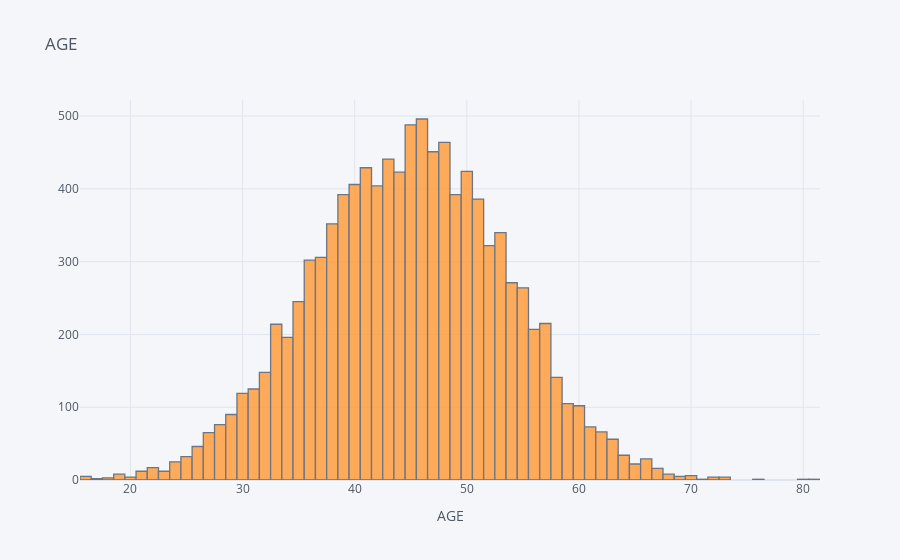
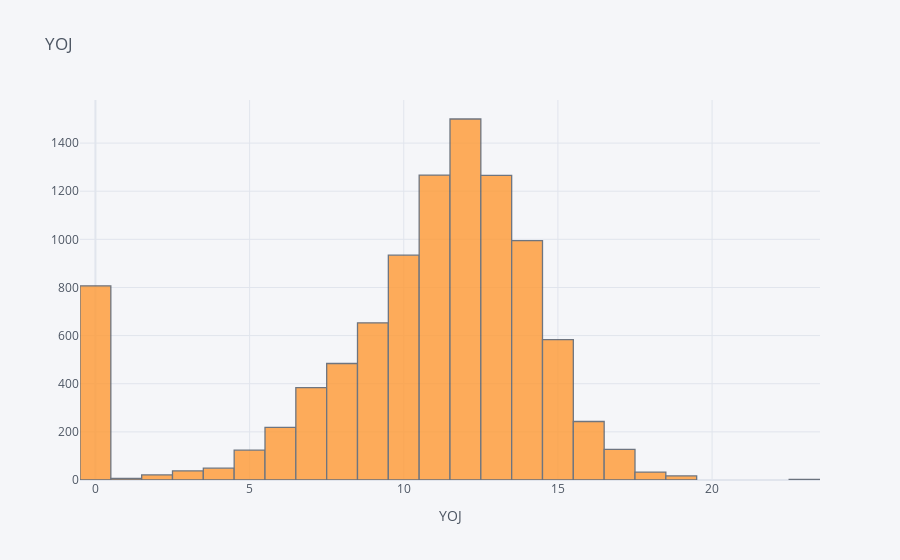
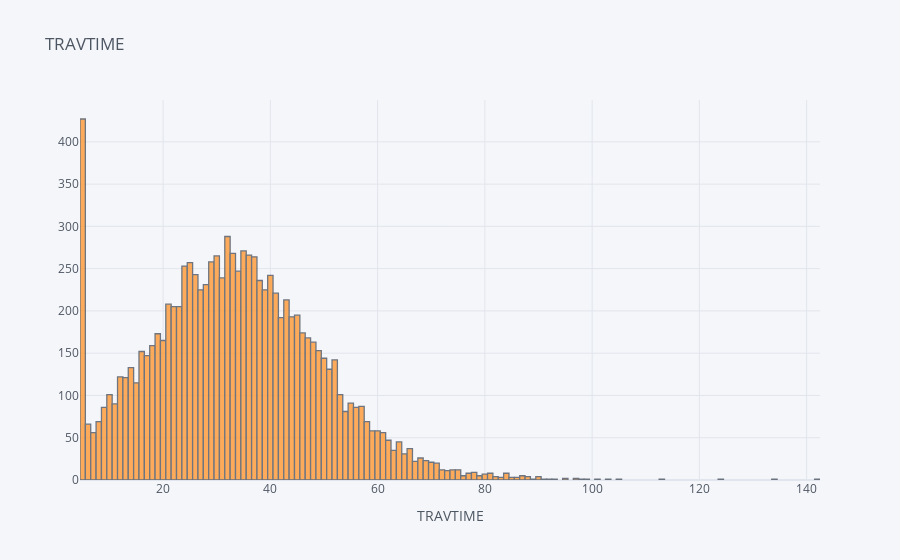
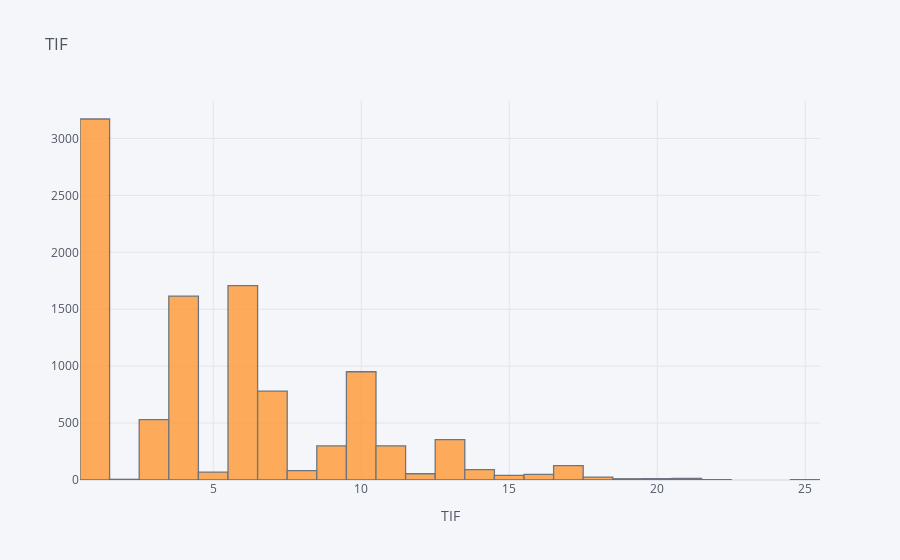

These figures' notebook cell, in order:
### Code cell
for c in numeric_columns:
    data[c].iplot(kind='hist',title=c,xTitle=c)
    plt.show()

### Figure 1 — Plotly figure (JSON) as saved in the notebook; plotly's stock layout.template omitted (floating-point values rounded to 4 significant figures; data arrays with more than 128 entries replaced by an {"elided": "..."} marker saying what was removed)
{"data": [{"histfunc": "count", "histnorm": "", "marker": {"color": "rgba(255, 153, 51, 1.0)", "line": {"color": "#4D5663", "width": 1.3}}, "name": "AGE", "opacity": 0.8, "orientation": "v", "type": "histogram", "x": {"elided": "10301 int values"}}], "layout": {"barmode": "overlay", "legend": {"bgcolor": "#F5F6F9", "font": {"color": "#4D5663"}}, "paper_bgcolor": "#F5F6F9", "plot_bgcolor": "#F5F6F9", "title": {"font": {"color": "#4D5663"}, "text": "AGE"}, "xaxis": {"gridcolor": "#E1E5ED", "showgrid": true, "tickfont": {"color": "#4D5663"}, "title": {"font": {"color": "#4D5663"}, "text": "AGE"}, "zerolinecolor": "#E1E5ED"}, "yaxis": {"gridcolor": "#E1E5ED", "showgrid": true, "tickfont": {"color": "#4D5663"}, "title": {"font": {"color": "#4D5663"}, "text": ""}, "zerolinecolor": "#E1E5ED"}}}

### Figure 2 — Plotly figure (JSON) as saved in the notebook; plotly's stock layout.template omitted (floating-point values rounded to 4 significant figures; data arrays with more than 128 entries replaced by an {"elided": "..."} marker saying what was removed)
{"data": [{"histfunc": "count", "histnorm": "", "marker": {"color": "rgba(255, 153, 51, 1.0)", "line": {"color": "#4D5663", "width": 1.3}}, "name": "YOJ", "opacity": 0.8, "orientation": "v", "type": "histogram", "x": {"elided": "10301 int values"}}], "layout": {"barmode": "overlay", "legend": {"bgcolor": "#F5F6F9", "font": {"color": "#4D5663"}}, "paper_bgcolor": "#F5F6F9", "plot_bgcolor": "#F5F6F9", "title": {"font": {"color": "#4D5663"}, "text": "YOJ"}, "xaxis": {"gridcolor": "#E1E5ED", "showgrid": true, "tickfont": {"color": "#4D5663"}, "title": {"font": {"color": "#4D5663"}, "text": "YOJ"}, "zerolinecolor": "#E1E5ED"}, "yaxis": {"gridcolor": "#E1E5ED", "showgrid": true, "tickfont": {"color": "#4D5663"}, "title": {"font": {"color": "#4D5663"}, "text": ""}, "zerolinecolor": "#E1E5ED"}}}

### Figure 3 — Plotly figure (JSON) as saved in the notebook; plotly's stock layout.template omitted (floating-point values rounded to 4 significant figures; data arrays with more than 128 entries replaced by an {"elided": "..."} marker saying what was removed)
{"data": [{"histfunc": "count", "histnorm": "", "marker": {"color": "rgba(255, 153, 51, 1.0)", "line": {"color": "#4D5663", "width": 1.3}}, "name": "TRAVTIME", "opacity": 0.8, "orientation": "v", "type": "histogram", "x": {"elided": "10301 int values"}}], "layout": {"barmode": "overlay", "legend": {"bgcolor": "#F5F6F9", "font": {"color": "#4D5663"}}, "paper_bgcolor": "#F5F6F9", "plot_bgcolor": "#F5F6F9", "title": {"font": {"color": "#4D5663"}, "text": "TRAVTIME"}, "xaxis": {"gridcolor": "#E1E5ED", "showgrid": true, "tickfont": {"color": "#4D5663"}, "title": {"font": {"color": "#4D5663"}, "text": "TRAVTIME"}, "zerolinecolor": "#E1E5ED"}, "yaxis": {"gridcolor": "#E1E5ED", "showgrid": true, "tickfont": {"color": "#4D5663"}, "title": {"font": {"color": "#4D5663"}, "text": ""}, "zerolinecolor": "#E1E5ED"}}}

### Figure 4 — Plotly figure (JSON) as saved in the notebook; plotly's stock layout.template omitted (floating-point values rounded to 4 significant figures; data arrays with more than 128 entries replaced by an {"elided": "..."} marker saying what was removed)
{"data": [{"histfunc": "count", "histnorm": "", "marker": {"color": "rgba(255, 153, 51, 1.0)", "line": {"color": "#4D5663", "width": 1.3}}, "name": "TIF", "opacity": 0.8, "orientation": "v", "type": "histogram", "x": {"elided": "10301 int values"}}], "layout": {"barmode": "overlay", "legend": {"bgcolor": "#F5F6F9", "font": {"color": "#4D5663"}}, "paper_bgcolor": "#F5F6F9", "plot_bgcolor": "#F5F6F9", "title": {"font": {"color": "#4D5663"}, "text": "TIF"}, "xaxis": {"gridcolor": "#E1E5ED", "showgrid": true, "tickfont": {"color": "#4D5663"}, "title": {"font": {"color": "#4D5663"}, "text": "TIF"}, "zerolinecolor": "#E1E5ED"}, "yaxis": {"gridcolor": "#E1E5ED", "showgrid": true, "tickfont": {"color": "#4D5663"}, "title": {"font": {"color": "#4D5663"}, "text": ""}, "zerolinecolor": "#E1E5ED"}}}
